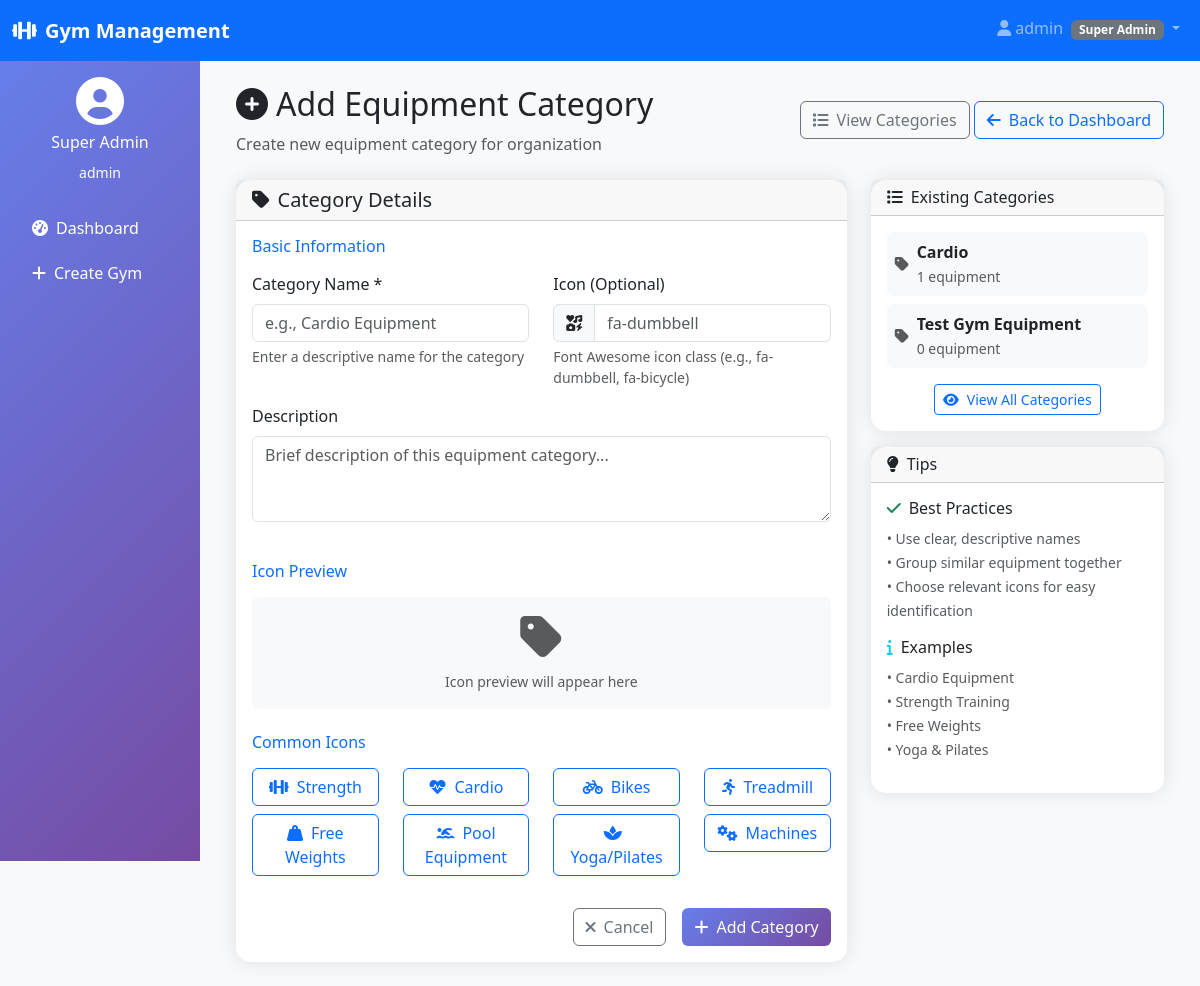
Screenshot of /inventory/categories/11/add/ (signed in) with the database file from the repository.
### multiple_gym/models.py (models this page shows)
class User(AbstractUser):
    USER_TYPES = (
        ('superadmin', 'Super Admin'),
        ('gymadmin', 'Gym Admin'),
        ('member', 'Member'),
        ('trainer', 'Trainer'),
    )
    user_type = models.CharField(max_length=20, choices=USER_TYPES, default='member')
    phone = models.CharField(max_length=15, blank=True)
    created_at = models.DateTimeField(auto_now_add=True)

### inventory_management/models.py (models this page shows, shortened)
class EquipmentCategory(models.Model):
    gym = models.ForeignKey(Gym, on_delete=models.CASCADE)
    name = models.CharField(max_length=255)
    description = models.TextField(blank=True)
    icon = models.ImageField(upload_to='category_icons/', blank=True, null=True)
    created_at = models.DateTimeField(auto_now_add=True)
    created_by = models.ForeignKey(settings.AUTH_USER_MODEL, on_delete=models.SET_NULL, null=True, blank=True)
    class Meta:
        verbose_name_plural = "Equipment Categories"
        ordering = ['name']
        unique_together = ['gym', 'name']  # Prevent duplicate category names per gym

### inventory_management/views.py (the view, shortened to what this page needs)
# urls.py: path('categories/<int:gym_id>/add/', views.add_equipment_category, name='add_equipment_category'),
@login_required
def add_equipment_category(request, gym_id):
    if request.user.user_type not in ["superadmin", "gymadmin"]:
        messages.error(request, "Access denied!")
        return redirect("login")
    gym = get_object_or_404(Gym, id=gym_id)
    existing_categories = EquipmentCategory.objects.filter(gym=gym).order_by("name")
    context = {
        "gym": gym,
        "gym_id": gym_id,
        "existing_categories": existing_categories,
    }
    return render(request, "inventory_management/add_equipment_category.html", context)

### templates/inventory_management/add_equipment_category.html (shortened to what this page needs)
{% extends 'multiple_gym/base.html' %}
{% load static %}
{% block content %}
<div class="d-flex justify-content-between align-items-center mb-4">
    <div>
        <h2><i class="fas fa-plus-circle me-2"></i>Add Equipment Category</h2>
        <p class="text-muted mb-0">Create new equipment category for organization</p>
    </div>
    <div>
        <a href="{% url 'inventory:equipment_category_list' gym_id %}" class="btn btn-outline-secondary">
            <i class="fas fa-list me-2"></i>View Categories
        </a>
        <a href="{% url 'inventory:dashboard' gym_id=1 %}" class="btn btn-outline-primary">
            <i class="fas fa-arrow-left me-2"></i>Back to Dashboard
        </a>
    </div>
</div>
<div class="row">
    <div class="col-lg-8">
        <div class="card">
            <div class="card-header">
                <h5 class="card-title mb-0">
                    <i class="fas fa-tag me-2"></i>Category Details
                </h5>
            </div>
            <div class="card-body">
                <form method="POST">
                    <div class="row mb-4">
                        <div class="col-12">
                            <h6 class="text-primary mb-3">Basic Information</h6>
                        </div>
                        <div class="col-md-6 mb-3">
                            <label class="form-label">Category Name *</label>
                            <input type="text" name="name" class="form-control" placeholder="e.g., Cardio Equipment" required>
                            <div class="form-text">Enter a descriptive name for the category</div>
                        </div>
                        <div class="col-md-6 mb-3">
                            <label class="form-label">Icon (Optional)</label>
                            <div class="input-group">
                                <span class="input-group-text"><i class="fas fa-icons"></i></span>
                                <input type="text" name="icon" class="form-control" placeholder="fa-dumbbell" id="iconInput">
                            </div>
                            <div class="form-text">Font Awesome icon class (e.g., fa-dumbbell, fa-bicycle)</div>
                        </div>
                        <div class="col-12 mb-3">
                            <label class="form-label">Description</label>
                            <textarea name="description" class="form-control" rows="3" placeholder="Brief description of this equipment category..."></textarea>
                        </div>
                    </div>
                    <div class="row mb-4">
                        <div class="col-12">
                            <h6 class="text-primary mb-3">Icon Preview</h6>
                            <div class="p-3 bg-light rounded text-center">
                                <i id="iconPreview" class="fas fa-tag fa-3x text-muted"></i>
                                <div class="mt-2">
                                    <small class="text-muted">Icon preview will appear here</small>
                                </div>
                            </div>
                        </div>
                    </div>
                    <div class="row mb-4">
                        <div class="col-12">
                            <h6 class="text-primary mb-3">Common Icons</h6>
                            <div class="row">
                                <div class="col-md-3 col-sm-6 mb-2">
                                    <button type="button" class="btn btn-outline-primary w-100 icon-btn" data-icon="fa-dumbbell">
                                        <i class="fas fa-dumbbell me-2"></i>Strength
                                    </button>
                                </div>
                                <div class="col-md-3 col-sm-6 mb-2">
                                    <button type="button" class="btn btn-outline-primary w-100 icon-btn" data-icon="fa-heartbeat">
                                        <i class="fas fa-heartbeat me-2"></i>Cardio
                                    </button>
                                </div>
                                <div class="col-md-3 col-sm-6 mb-2">
                                    <button type="button" class="btn btn-outline-primary w-100 icon-btn" data-icon="fa-bicycle">
                                        <i class="fas fa-bicycle me-2"></i>Bikes
                                    </button>
                                </div>
                                <div class="col-md-3 col-sm-6 mb-2">
                                    <button type="button" class="btn btn-outline-primary w-100 icon-btn" data-icon="fa-running">
                                        <i class="fas fa-running me-2"></i>Treadmill
                                    </button>
                                </div>
                                <div class="col-md-3 col-sm-6 mb-2">
                                    <button type="button" class="btn btn-outline-primary w-100 icon-btn" data-icon="fa-weight-hanging">
                                        <i class="fas fa-weight-hanging me-2"></i>Free Weights
                                    </button>
                                </div>
                                <div class="col-md-3 col-sm-6 mb-2">
                                    <button type="button" class="btn btn-outline-primary w-100 icon-btn" data-icon="fa-swimmer">
                                        <i class="fas fa-swimmer me-2"></i>Pool Equipment
                                    </button>
                                </div>
                                <div class="col-md-3 col-sm-6 mb-2">
                                    <button type="button" class="btn btn-outline-primary w-100 icon-btn" data-icon="fa-spa">
                                        <i class="fas fa-spa me-2"></i>Yoga/Pilates
                                    </button>
                                </div>
                                <div class="col-md-3 col-sm-6 mb-2">
                                    <button type="button" class="btn btn-outline-primary w-100 icon-btn" data-icon="fa-cogs">
                                        <i class="fas fa-cogs me-2"></i>Machines
                                    </button>
                                </div>
                            </div>
                        </div>
                    </div>
                    <div class="d-grid gap-2 d-md-flex justify-content-md-end">
                        <a href="{% url 'inventory:equipment_category_list' gym_id %}" class="btn btn-outline-secondary me-md-2">
                            <i class="fas fa-times me-2"></i>Cancel
                        </a>
                        <button type="submit" class="btn btn-primary">
                            <i class="fas fa-plus me-2"></i>Add Category
                        </button>
                    </div>
                </form>
            </div>
        </div>
    </div>
    <div class="col-lg-4">
        <div class="card mb-3">
            <div class="card-header">
                <h6 class="card-title mb-0">
                    <i class="fas fa-list me-2"></i>Existing Categories
                </h6>
            </div>
            <div class="card-body">
                {% if existing_categories %}
                    {% for category in existing_categories %}
                    <div class="d-flex align-items-center mb-2 p-2 bg-light rounded">
                        {% if category.icon %}
                        <i class="fas {{ category.icon }} text-primary me-2"></i>
                        {% else %}
                        <i class="fas fa-tag text-muted me-2"></i>
                        {% endif %}
                        <div class="flex-grow-1">
                            <div class="fw-bold">{{ category.name }}</div>
                            <small class="text-muted">{{ category.equipment.count }} equipment</small>
                        </div>
                    </div>
                    {% endfor %}
                    <div class="text-center mt-3">
                        <a href="{% url 'inventory:equipment_category_list' gym.id %}" class="btn btn-outline-primary btn-sm">
                            <i class="fas fa-eye me-2"></i>View All Categories
                        </a>
                    </div>
                {% else %}
                    <div class="text-center py-3">
                        <i class="fas fa-tag fa-2x text-muted mb-2"></i>
                        <p class="text-muted mb-0">No categories created yet</p>
                    </div>
                {% endif %}
            </div>
        </div>
        <div class="card">
            <div class="card-header">
                <h6 class="card-title mb-0">
                    <i class="fas fa-lightbulb me-2"></i>Tips
                </h6>
            </div>
            <div class="card-body">
                <div class="mb-3">
                    <h6><i class="fas fa-check text-success me-2"></i>Best Practices</h6>
                    <small class="text-muted">
                        • Use clear, descriptive names<br>
                        • Group similar equipment together<br>
                        • Choose relevant icons for easy identification
                    </small>
                </div>
                <div class="mb-3">
                    <h6><i class="fas fa-info text-info me-2"></i>Examples</h6>
                    <small class="text-muted">
                        • Cardio Equipment<br>
                        • Strength Training<br>
                        • Free Weights<br>
                        • Yoga & Pilates
                    </small>
                </div>
            </div>
        </div>
    </div>
</div>
{% endblock %}

### templates/multiple_gym/base.html (shortened to what this page needs)
<!DOCTYPE html>
<html lang="en">
<head>
    <link href="https://cdnjs.cloudflare.com/ajax/libs/bootstrap/5.3.0/css/bootstrap.min.css" rel="stylesheet">
    <link href="https://cdnjs.cloudflare.com/ajax/libs/font-awesome/6.0.0/css/all.min.css" rel="stylesheet">
</head>
<body class="bg-light">
    <nav class="navbar navbar-expand-lg navbar-dark bg-primary">
        <div class="container-fluid">
            <a class="navbar-brand" href="#">
                <i class="fas fa-dumbbell me-2"></i>Gym Management
            </a>
            {% if user.is_authenticated %}
            <div class="navbar-nav ms-auto">
                <div class="nav-item dropdown">
                    <a class="nav-link dropdown-toggle" href="#" role="button" data-bs-toggle="dropdown">
                        <i class="fas fa-user me-1"></i>{{ user.username }}
                        <span class="badge bg-secondary ms-1">{{ user.get_user_type_display }}</span>
                    </a>
                </div>
            </div>
            {% endif %}
        </div>
    </nav>
    <div class="container-fluid">
        <div class="row">
            {% if user.is_authenticated and user.user_type != 'member' %}
            <div class="col-md-3 col-lg-2 px-0">
                <div class="sidebar text-white p-3">
                    <div class="text-center mb-4">
                        <i class="fas fa-user-circle fa-3x mb-2"></i>
                        <h6>{{ user.get_user_type_display }}</h6>
                        <small>{{ user.username }}</small>
                    </div>
                    <ul class="nav flex-column">
                        {% if user.user_type == 'superadmin' %}
                        <li class="nav-item">
                            <a class="nav-link text-white" href="{% url 'multiple_gym:superadmin_dashboard' %}">
                                <i class="fas fa-tachometer-alt me-2"></i>Dashboard
                            </a>
                        </li>
                        <li class="nav-item">
                            <a class="nav-link text-white" href="{% url 'multiple_gym:create_gym' %}">
                                <i class="fas fa-plus me-2"></i>Create Gym
                            </a>
                        </li>
                        {% endif %}
                    </ul>
                </div>
            </div>
            {% endif %}
            <div
                class="{% if user.is_authenticated and user.user_type != 'member' %}col-md-9 col-lg-10{% else %}col-12{% endif %}">
                <div class="p-4">
                    {% block content %}{% endblock %}
                </div>
            </div>
        </div>
    </div>
</body>
</html>

### templates/multiple_gym/base.html (style rules this page uses)
.sidebar { min-height: 100vh; background: linear-gradient(135deg, #667eea 0%, #764ba2 100%); }
.navbar-brand { font-weight: bold; }
.card { border: none; border-radius: 15px; box-shadow: 0 0 20px rgba(0, 0, 0, 0.1); }
.btn-primary { background: linear-gradient(135deg, #667eea 0%, #764ba2 100%); border: none; }
.nav-link { transition: all 0.3s ease; border-radius: 8px; margin-bottom: 5px; }

### templates/inventory_management/add_equipment_category.html (style rules this page uses)
.icon-btn { transition: all 0.2s ease; }
#iconPreview { transition: all 0.3s ease; }

### rows the page displays
User: username "admin", user_type "Super Admin"
EquipmentCategory: name "Cardio", equipment.count "1"
EquipmentCategory: name "Test Gym Equipment", equipment.count "0"
